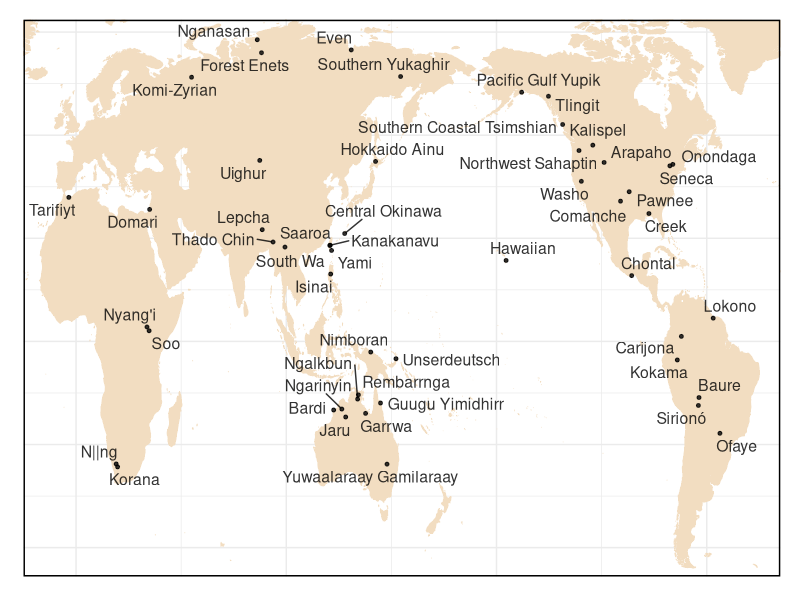
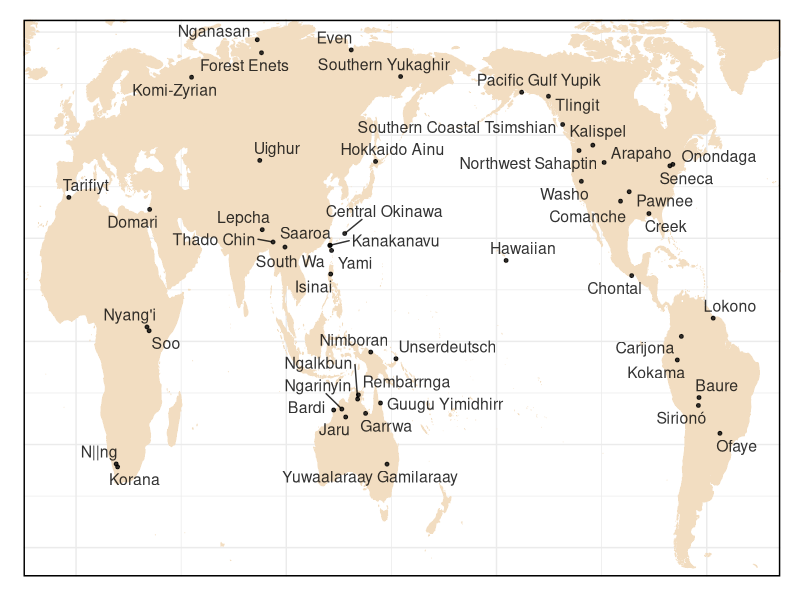

Write the R code that produced these figures, in order. (Note: this script raises an error after producing the figures.)
#' Plots GATA
#' D E Blasi

#' Load libraries
require(tidyverse)
require(ggrepel)

#' Load data ("languages" is actually a csv...)
gata<-read_csv("../raw/gata_raw.csv")
lgs<-read_csv("../cldf/languages.csv")
parameters<-read_csv("../cldf/parameters.csv")

gata<-left_join(gata,parameters,by=c("Parameter_ID"="Shortname"))

#' Map

#' Shift coordinates to accommodate a Pacific-centered view
lgs$Longitude<-sapply(lgs$Longitude,function(x) ifelse(x<(-25),x + 360,x))

#' Produce maps
world <- map_data('world', interior=F, wrap=c(-25,335), ylim=c(-54,79))

ggplot()+
  theme_bw()+ 
  scale_y_continuous(expand = c(0,0),limits = c(-57,78)) + 
  scale_x_continuous(expand = c(0,0)) + 
  theme(panel.border = element_rect(size=1,color="black"),
        panel.background = element_rect(),
        plot.title = element_text(size=26,hjust=0.7),
        plot.subtitle = element_text(size=16),
        axis.line = element_blank(),
        axis.text.x = element_blank(),  
        axis.text.y = element_blank(),  
        axis.ticks = element_blank(),  
        axis.title.x = element_blank(),  
        axis.title.y = element_blank(),
        legend.position = c(0.62,0.3),
        legend.title = element_text(face="bold",size=20),
        legend.text = element_text(size=16),
        plot.margin=margin(0.5,0.5,0.5,0.5,unit="cm"),
        legend.key.height = unit(6,"mm"),
        legend.background = element_rect(fill="white",color="black"))+
  geom_polygon(data=world,
               aes(x=long,y=lat,group=group),
               colour="#F2DDC1",size=0.2, fill="#F2DDC1")+
  geom_point(data=lgs, 
                  aes(x=Longitude, 
                      y=Latitude),
                  color="black",
                  size=1,
                  alpha=0.8)+
  geom_text_repel(data=lgs, 
             aes(x=Longitude, 
                 y=Latitude,
                 label=Name),
             color="black",
             size=4,
             max.overlaps=99,
             alpha=0.8)

ggsave("plot_gata_map.png",width=9,height=4)

#' Time interval density
plyr::ddply(gata,"Language_ID",function(x) abs(diff(unique(x$Year)))) %>%
  ggplot(aes(x=V1,fill=..density..))+
  geom_histogram(bins=20)+
  labs(x="Years between grammars",y="")+
  theme_minimal()+
  theme(axis.title =element_text(size=15),
        axis.text.x = element_text(size=15),
        axis.text.y = element_blank(),
        legend.position = "none",
        plot.background = element_rect(),
        panel.background = element_rect(),
        legend.background = element_rect(fill="white",color="black"),
        plot.margin=margin(0.5,0.5,0.5,0.5,unit="cm"))+
  scale_fill_gradient(low="#4C3F91",high="#FF5677")+
  scale_x_continuous(expand = c(0,0))+
  scale_y_continuous(expand=c(0,0))

ggsave("plot_gata_intervals.png",width = 6,height=2.5)

#' Data coverage
gata %>% plyr::ddply("Category",function(x) data.frame(Value=c(1-sum(is.na(x$Value)/nrow(x)),sum(is.na(x$Value))/nrow(x)),
                                                       Type=c("Attested","Not attested"))) %>%
  ggplot(aes(x="",y=Value,fill=Type))+
    geom_col()+
    coord_polar(theta="y")+
    facet_wrap(~Category)+
  theme_minimal()+
  theme(axis.text = element_blank(),
        legend.position = "bottom",
        legend.title = element_blank(),
        legend.text = element_text(size=16),
        panel.grid = element_blank(),
        strip.text = element_text(size=12),
        plot.background = element_rect(color="white"))+
  scale_fill_manual(values=c("#09015F","#AF0069"))+
  labs(x="",y="")

ggsave("plot_gata_coverage.png",width = 6)

#' Show change
gata_change<-gata %>% 
  plyr::ddply(c("Language_ID","Parameter_ID","Category"),
              function(x) data.frame(Interval=abs(diff(unique(x$Year))),
                                     Difference=ifelse(anyNA(x$Value),NA,
                                                       ifelse(length(unique(x$Value))==1,0,1))))

gata_change %>%
  ggplot(aes(y=Difference,x=Interval))+
  geom_point(size=2,alpha=0.7,color="#00A19D")+
  geom_smooth(se=F,size=3,color="#99DDCC")+
  theme_minimal()+
  facet_wrap(~Category)+
  theme(legend.position = "none",
        panel.background = element_rect(color="black"),
        strip.text = element_text(size=15),
        axis.text = element_text(size=12),
        axis.title = element_text(size=15),
        plot.background = element_rect(color="white"))+
  scale_y_continuous(breaks=c(0,0.5,1),
                     expand=c(0.05,0.05))+
  labs(x="Years between grammars",
       y="Change")

ggsave("plot_gata_change.png",width=9,height=6)
